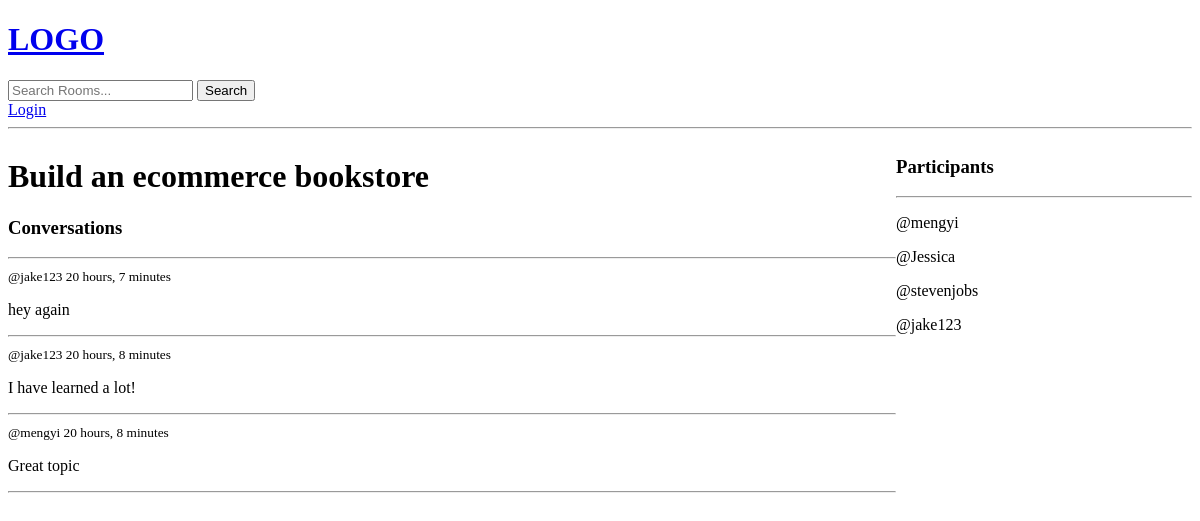
Before: /room/5/ with the older database file.
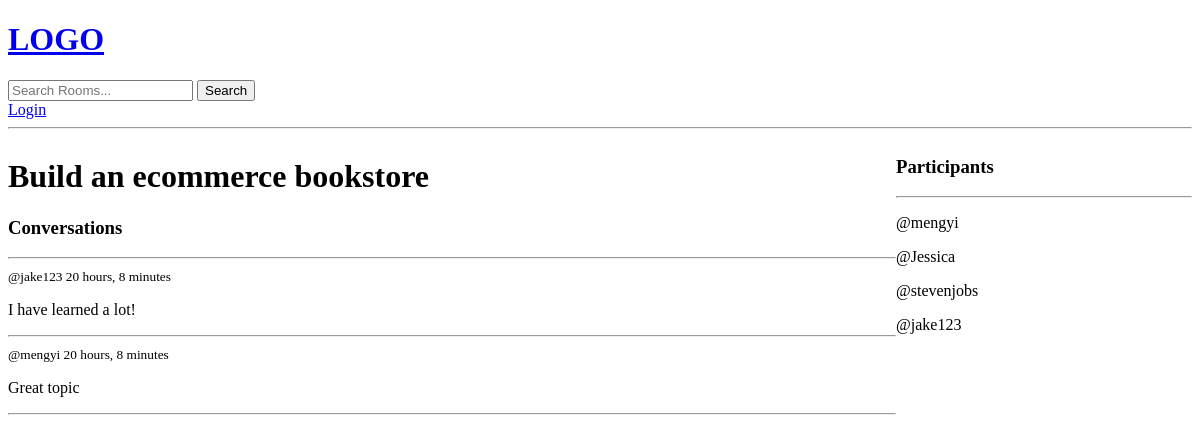
After: the same page with the newer database file.
### base/models.py (models this page shows, shortened)
class Message(models.Model):
    user = models.ForeignKey(User, on_delete=models.CASCADE)
    room = models.ForeignKey(Room, on_delete=models.CASCADE)
    body = models.TextField()
    updated = models.DateTimeField(auto_now=True)
    created = models.DateTimeField(auto_now_add=True)
    class Meta:
        ordering = ['-updated', '-created']

### base/views.py (the view, shortened to what this page needs)
# urls.py: path('room/<str:pk>/', views.room, name='room'),
def room(request, pk):
    room = Room.objects.get(id=pk)
    room_messages = room.message_set.all()
    participants = room.participants.all()
    context = {"room": room, "room_messages": room_messages,
               "participants": participants}
    return render(request, "base/room.html", context)

### base/templates/base/room.html (shortened to what this page needs)
{% extends "main.html" %}
{% block content %}
<div class="room-container">
    <div>
        <h1>{{room.name}}</h1>
        <div class="comment-wrapper">
            <h3> Conversations</h3>
            <hr>
            {% for message in room_messages %}
            <div>
                <small>@{{message.user}} {{message.created|timesince}}</small>
                <p>{{message.body}}</p>
                <hr>
            </div>
            {% endfor %}
        </div>
    </div>
    <div>
        <h3>Participants</h3>
        <hr>
        {% for user in participants %}
        <div>
            <p>
                @{{user.username}}
            </p>
        </div>
        {% endfor %}
    </div>
</div>
{% endblock %}

Changed rows visible on the page:
removed Message: user "jake123", created "20 hours, 7 minutes", body "hey again"
